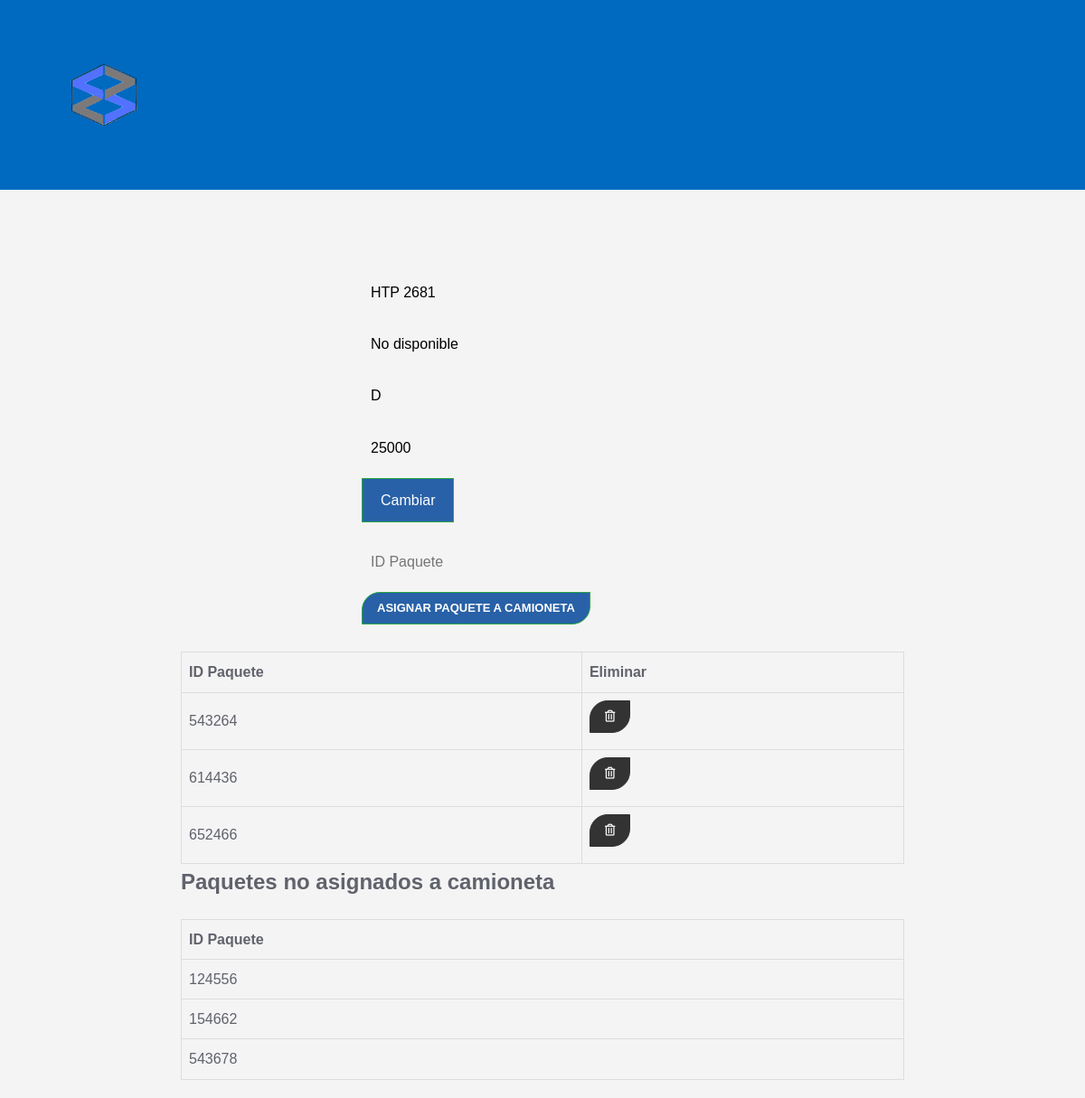
Screenshot of /home/asignar_paquete_camioneta.php?matricula=HTP 2681 (signed in) with the database file from the repository.
### tables this page shows
CREATE TABLE `vehiculo` (
  `matricula` varchar(10) NOT NULL,
  `licencia` varchar(10) DEFAULT NULL,
  `estado` varchar(50) NOT NULL,
  `peso_max` varchar(10) DEFAULT NULL
);

CREATE TABLE `entrega` (
  `id_paquete` int(10) NOT NULL,
  `matricula` varchar(10) NOT NULL,
  `fecha_entrega` date DEFAULT NULL,
  `hora_entrega` time DEFAULT NULL
);

CREATE TABLE `paquete` (
  `id_paquete` int(10) NOT NULL,
  `estado` varchar(50) NOT NULL,
  `fecha_registro` date NOT NULL,
  `tipo` varchar(20) DEFAULT NULL,
  `fragil` varchar(2) NOT NULL
);

### home/asignar_paquete_camioneta.php (the view, shortened to what this page needs)
<?php
include("config\usersDB.php");
$matricula = '';
$estado = '';
$licencia = '';
$peso_max = '';
if (isset($_GET['matricula'])) {
  $matricula = $_GET['matricula'];
  $query = "SELECT * FROM Vehiculo WHERE matricula='$matricula'";
  $result = mysqli_query($conn, $query);
  if (mysqli_num_rows($result) == 1) {
    $row = mysqli_fetch_array($result);
    $matricula = $row['matricula'];
    $estado = $row['estado'];
    $licencia = $row['licencia'];
    $peso_max = $row['peso_max'];
  }
}
?>
<?php include('includes\header.php'); ?>
<div class="container p-4">
  <div class="row">
    <div class="col-md-4 mx-auto">
      <div class="card card-body">
        <form action="edit_vehiculo.php?matricula=<?php echo $_GET['matricula']; ?>" method="POST">
          <div class="form-group">
            <input name="matricula" type="text" class="form-control" value="<?php echo $matricula; ?>" placeholder="Cambiar matricula">
          </div>
          <div class="form-group">
            <input name="estado" type="text" class="form-control" value="<?php echo $estado; ?>" placeholder="Cambiar estado">
          </div>
          <div class="form-group">
            <input name="licencia" type="text" class="form-control" value="<?php echo $licencia; ?>" placeholder="Cambiar licencia">
          </div>
          <div class="form-group">
            <input name="peso_max" type="text" class="form-control" value="<?php echo $peso_max; ?>" placeholder="Cambiar peso maximo">
          </div>
          <button class="btn-success" name="update">
            Cambiar
          </button>
        </form>
      </div>
    </div>
  </div>
</div>
<div class="col-md-4 mx-auto">
    <form action="save_asignarP.php" method="POST">
        <div class="form-group">
            <input type="text" name="id_paquete" class="form-control" placeholder="ID Paquete" autofocus require>
        </div>
        <input type="submit" name="save_asignarP" class="btn btn-success btn-block" value="Asignar paquete a camioneta">
    </form>
</div>
<div class="col-md-4 mx-auto">
    <table class="table table-bordered">
        <thead>
            <tr>
                <th>ID Paquete</th>
                <th>Eliminar</th>
            </tr>
        </thead>
        <tbody>
            <?php
            $queryp = "SELECT * FROM entrega WHERE matricula = '$matricula'";
            $result_tasks = mysqli_query($conn, $queryp);
            while ($row = mysqli_fetch_assoc($result_tasks)) {
                ?>
                <tr>
                    <td><?php echo $row['id_paquete']; ?></td>
                    <td>
                    <a href="delete_asignarP.php?matricula=<?php echo $row['matricula']; ?>&id_paquete=<?php echo $row['id_paquete']; ?>" class="btn btn-danger">
                            <i class="far fa-trash-alt"></i>
                        </a>
                    </td>
                </tr>
            <?php } ?>
        </tbody>
    </table>
</div>
<?php
include('config\usersDB.php');
$query = "SELECT p.id_paquete
          FROM paquete p
          WHERE NOT EXISTS (
              SELECT 1
              FROM entrega e
              WHERE e.id_paquete = p.id_paquete
          )";
$result = mysqli_query($conn, $query);
?>
<div>
  <h2>Paquetes no asignados a camioneta</h2>
  <table class="table table-bordered">
    <thead>
      <tr>
        <th>ID Paquete</th>
      </tr>
    </thead>
    <tbody>
      <?php
      while ($row = mysqli_fetch_assoc($result)) {
        ?>
        <tr>
          <td><?php echo $row['id_paquete']; ?></td>
        </tr>
        <?php
      }
      ?>
    </tbody>
  </table>
</div>

### asset/css/seguimiento.css (style rules this page uses)
:root { --rich-black-fogra-29: hsl(230, 14%, 9%); --gray-x-11-gray: hsl(0, 0%, 73%); --oxford-blue_a15: hsla(216, 65%, 10%, 0.15); --yellow-green: #0069C0; --smoky-black: hsl(0, 0%, 6%); --black-coral: hsl(231, 6%, 40%); --light-gray: hsl(0, 0%, 80%); --cultured: hsl(240, 10%, 94%); --white: hsl(0, 0%, 100%); --white_a30: hsla(0, 0%, 100%, 0.3); --black: hsl(0, 0%, 0%); --ff-quicksand: "Quicksand", sans-serif; --ff-nunito_sans: "Nunito Sans", sans-serif; --fs-1: 5.5rem; --fs-2: 3.6rem; --fs-3: 3.2rem; --fs-4: 2.6rem; --fs-5: 2.4rem; --fs-6: 2.2rem; --fs-7: 2rem; --fs-8: 1.8rem; --fs-9: 1.5rem; --fs-10: 1.4rem; --fs-11: 1.3rem; --fw-500: 500; --fw-600: 600; --fw-700: 700; --section-padding: 40px; --shadow: 0 15px 40px 0 hsla(224, 24%, 47%, 0.1); --radius-circle: 50%; --radius-60: 60px; --radius-50: 50px; --radius-30: 30px; --radius-20: 20px; --radius-15: 15px; --radius-5: 5px; --transition-1: 0.25s ease; --transition-2: 0.5s ease; --cubic-out: cubic-bezier(0.33, 0.85, 0.4, 0.96); }
*, *::before, *::after { margin: 0; padding: 0; box-sizing: border-box; }
a, img, span, button, ion-icon { display: block; }
a { color: inherit; text-decoration: none; }
input, button { background: none; border: none; font: inherit; }
input { width: 100%; }
button { cursor: pointer; }
html { font-family: var(--ff-nunito_sans); font-size: 10px; scroll-behavior: smooth; }
body { background-color: var(--white); color: var(--black-coral); font-size: 1.6rem; line-height: 1.7; overflow-x: hidden; }
.container { padding-inline: 16px; }
.btn { display: flex; align-items: center; gap: 5px; font-family: var(--ff-quicksand); font-size: var(--fs-11); font-weight: var(--fw-700); text-transform: uppercase; max-width: max-content; padding: 20px 40px; border-radius: var(--radius-20) 0; line-height: 1.4; transition: var(--transition-1); }
@media (min-width: 575px) { :root { --fs-2: 4.2rem; } }
@media (min-width: 768px) { :root { --fs-3: 3.6rem; --section-padding: 60px; } }
@media (min-width: 768px) { .container { max-width: 850px; width: 100%; margin-inline: auto; } }
@media (min-width: 992px) { :root { --fs-2: 5.4rem; --fs-3: 3.6rem; --section-padding: 100px; } }
@media (min-width: 992px) { .container { max-width: 1050px; } }
@media (min-width: 1200px) { :root { --fs-2: 6rem; --fs-3: 4rem; } }
@media (min-width: 1200px) { .container { max-width: 1200px; } }
@media (min-width: 1200px) { input[type="text"] { width: 100%; padding: 10px; margin-bottom: 10px; } }
@media (min-width: 1200px) { button { background-color: #007bff; color: #fff; padding: 10px 20px; border: none; cursor: pointer; } }
@media (min-width: 1200px) { body, h1, h2, h3, p, ul, li { margin: 0; padding: 0; } }
@media (min-width: 1200px) { body { font-family: 'Arial', sans-serif; background-color: #f4f4f4; } }
@media (min-width: 1200px) { .container { max-width: 1200px; margin: 0 auto; overflow: hidden; } }
@media (min-width: 1200px) { .card { margin-bottom: 20px; } }
@media (min-width: 1200px) { .table { width: 100%; border-collapse: collapse; margin-top: 20px; } }
@media (min-width: 1200px) { .table th, .table td { border: 1px solid #ddd; padding: 8px; text-align: left; } }
@media (min-width: 1200px) { .btn { display: inline-block; padding: 8px 16px; margin-bottom: 10px; text-align: center; text-decoration: none; background-color: #333; color: #fff; border: 1px solid #333; cursor: pointer; } }
@media (min-width: 1200px) { .btn-success { background-color: #2861a7; border: 1px solid #28a745; } }
@media (min-width: 1200px) { form { max-width: 400px; margin: 0 auto; } }

### rows the page displays
vehiculo: matricula "HTP 2681", estado "No disponible", licencia "D", peso_max "25000"
entrega: id_paquete "543264"
entrega: id_paquete "614436"
entrega: id_paquete "652466"
paquete: id_paquete "124556"
paquete: id_paquete "154662"
paquete: id_paquete "543678"
